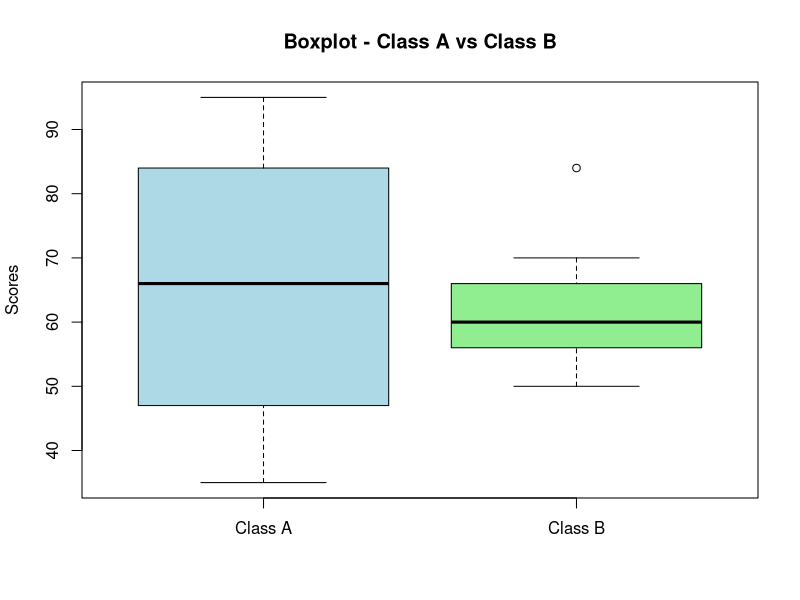

R code for this plot:
#192210682 Niranjan R
classA <- c(76, 35, 47, 64, 95, 66, 89, 36, 84)
classB <- c(51, 56, 84, 60, 59, 70, 63, 66, 50)
meanA <- mean(classA)
meanB <- mean(classB)
medianA <- median(classA)
medianB <- median(classB)
rangeA <- range(classA)
rangeB <- range(classB)
cat("(i) Class A vs Class B:\n")
cat("Mean: Class A -", meanA, " Class B -", meanB, "\n")
cat("Median: Class A -", medianA, " Class B -", medianB, "\n")
cat("Range: Class A -", diff(rangeA), " Class B -", diff(rangeB), "\n")
boxplot(classA, classB, names = c("Class A", "Class B"), col = c("lightblue", "lightgreen"), main = "Boxplot - Class A vs Class B", ylab = "Scores")
cat("(ii) Inferences from Boxplot:\n")
cat(" - Class A has a wider range of scores compared to Class B.\n")
cat(" - The median score for Class A is higher than that for Class B.\n")
cat(" - Class A has an outlier which affects the mean.\n")
